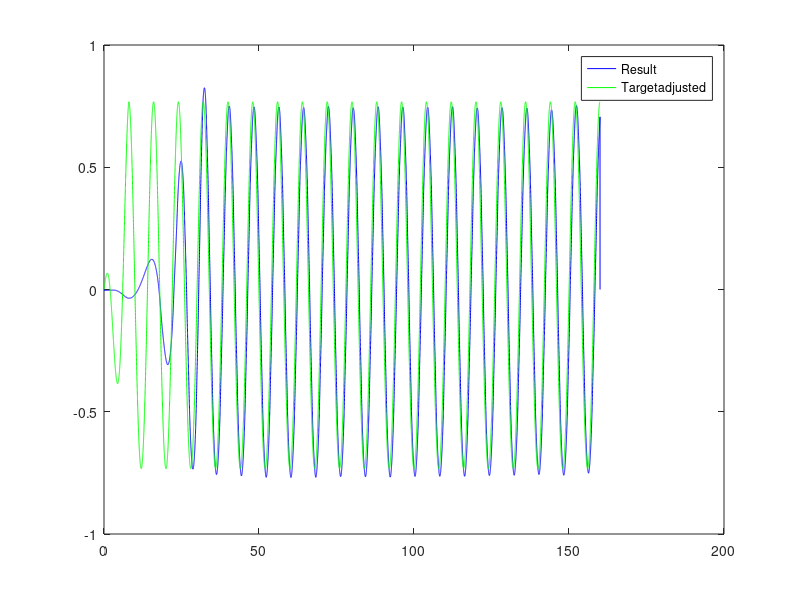
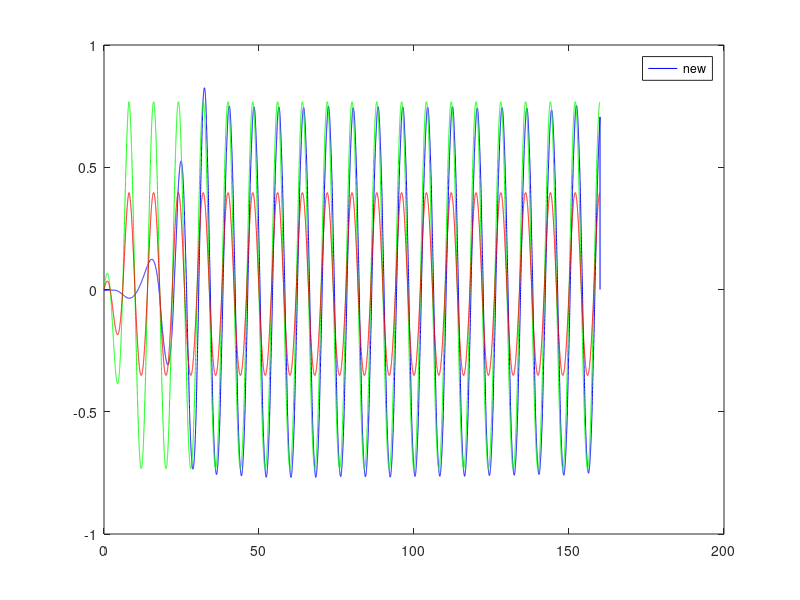
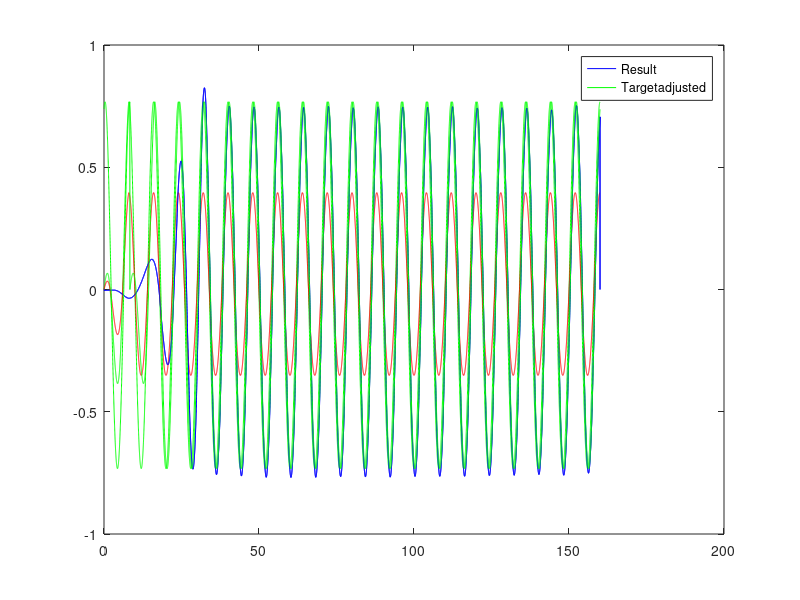
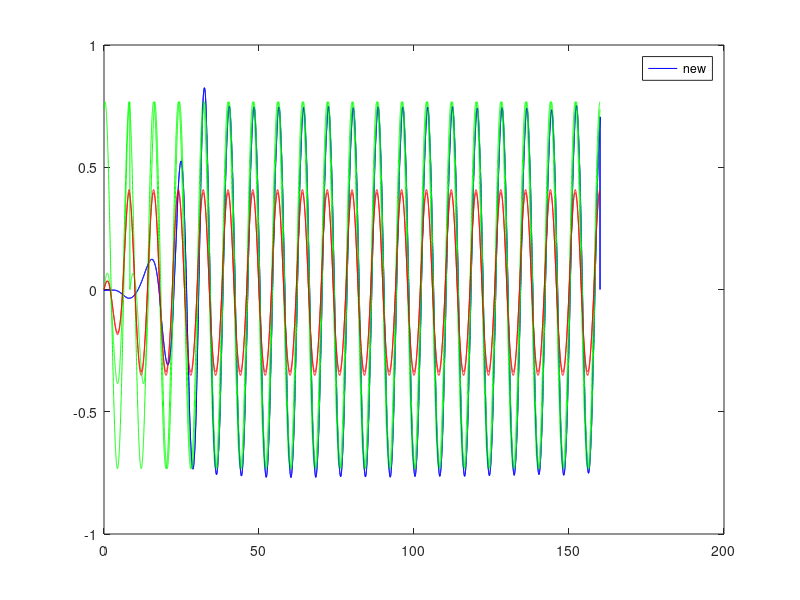

Here is the MATLAB script that generated these plots, in order:
clear all
close all

pkg load signal
timeStep=0.01;
Tol=1E-5; %RMS Error of surface elevation
startTime = 50;
endTime = 150;
Period = 8;
%Bound crazy predictions
bound=10;
probepos=7;
Nattempts=15;
%Load targetdata
%load('smalltestwave.mat')
wave=load('Targeteta.mat');
Time1=wave.Time;
Elevation1=wave.Elevation-mean(wave.Elevation);
%load('Targetdata.mat');

Timesteps=(min(Time1):timeStep:max(Time1))-min(Time1);
targetEta=(interp1(Time1-min(Time1),Elevation1,Timesteps));
%%%%%%%%%%%%%%%%%%%%%%%%%%%%%%%%%%%%%%%%%%%%%%%%%%%%%%%%%%%%%%%%%%
    upcross = find(targetEta(1:end-1) < 0 & targetEta(2:end) >= 0); % downcrossing
    j=1;
    Periods=NaN([length(upcross) length(targetEta)]);
    % Loop to go through all zero crossings
    for i=1:length(upcross)%-1
        % get indeProbeLoc of zero crossing: Start of Period
        idProbeLoc0=upcross(i);
        if Timesteps(idProbeLoc0)>=startTime && Timesteps(idProbeLoc0)<=(endTime-6.66)
            % define temporary period vector start till end of period
            %P_TMP=FSE(idProbeLoc0:idProbeLoc1);
            P_TMP=targetEta(idProbeLoc0:(idProbeLoc0+((Period*0.9)/timeStep)));
            % define vector to track number of periods after start time
            j_track(j)=j;
            % define vector to track length of temporary period vector
            l_track(j)=length(P_TMP);
            % fills pre-defined periods matriProbeLoc with values of temporary
            % period vector
            for jj=1:length(P_TMP);
                Periods(j,jj)=P_TMP(jj);
            end
           Hmax(j)=max(Periods(j,:));
           Hmin(j)=min(Periods(j,:));
           j=j+1;
        end
    end
    Hmax=mean(Hmax);
    Hmin=mean(Hmin);
%%%%%%%%%%%%%%%%%%%%%%%%%%%%%%%%%%%%%%%%%%%%%%%%%%%%%%%%%%%%%%%%%%%



%targetEta=num2cell(targetEta(floor(delay/timeStep)+1:end));%Remove zero at
%start if needed
load('Initialwavemakerinput.mat');
%Interpolate to make sure same length of timetrace
Uorig=cell2mat(U);

U=U';
eta=[];
mse=zeros(Nattempts,1);
msre=zeros(Nattempts,1);
i=1;
while ( i<Nattempts),
    %Run simulation
    %sim=system('./Runcase.sh');
    %load resulting elevation and adjust timestep
    etaResult=load('Elevation.mat','-ascii');
    Depth=70;%mean(etaResult(:,2));
    %etaResult=interp1(etaResult(:,1),etaResult(:,2),(timeStep:timeStep:timeStep*(size(U,2)-size(eta,2))));
    etaResult=interp1(etaResult(:,1),etaResult(:,5),(timeStep:timeStep:timeStep*(size(U,2))));
    %Replace NaN at start with mean
    etaResult(isnan(etaResult))=0;
    etaResult=etaResult;
    
    %Check if achieved Tol
    figure(1,"visible","off");
    plot((timeStep:timeStep:timeStep*(size(U,2))),etaResult,'b');
    hold on;
     %plot(Timesteps,targetEta,'r');
     
     [corr,lag] = xcorr(targetEta,eta);
     [value,index]=max(corr);
     shiftedEta=shift(targetEta,-lag(index));
     plot(Timesteps,shiftedEta,'g')
    legend('Result','Targetadjusted');
    filename=['ResultandTarget' num2str(i)]
    print(filename,'-dpng')
    %cleanfigure;
    %matlab2tikz([filename '.tikz']);
   close;
    if (size(etaResult)==size(targetEta))
        mse(i)=sum((shiftedEta-etaResult).^2);
        msre(i)=sum((shiftedEta-etaResult).^2/shiftedEta.^2)/length(shiftedEta);
    else
        mse(i)=inf;
        msre(i)=inf;
    end
    
    %if ((msre(i)<Tol)||i>Nattempts)
     %   close all;
     %   break;
    %end
    eta=etaResult;
    if (size(eta,2)==size(U,2))
           %%%%%%%%%%%%%%%%%%%%%%%%%%%%%%%%%%%%%%%%%%%%%%%%%%
            %Create wavemaker input by adjusting phaseangles and amplitudes
            dt=timeStep;
            depth=Depth;
            x_probe=probepos;
            Umat=cell2mat(U);
            
            
            %%%%%%%%%%%%%%%%%%%%%%%%%%%%%%%%%%%%%%%%%%%%%%%%%%%%%%%%%%%%%%%%%%
    upcross = find(eta(1:end-1) < 0 & eta(2:end) >= 0); % downcrossing
    j=1;
    Periods=NaN([length(upcross) length(eta)]);
    % Loop to go through all zero crossings
    for xx=1:length(upcross)%-1
        % get indeProbeLoc of zero crossing: Start of Period
        idProbeLoc0=upcross(xx);
        if Timesteps(idProbeLoc0)>=startTime && Timesteps(idProbeLoc0)<=(endTime-6.66)
            % define temporary period vector start till end of period
            %P_TMP=FSE(idProbeLoc0:idProbeLoc1);
            P_TMP=eta(idProbeLoc0:(idProbeLoc0+((Period*0.9)/timeStep)));
            % define vector to track number of periods after start time
            j_track(j)=j;
            % define vector to track length of temporary period vector
            l_track(j)=length(P_TMP);
            % fills pre-defined periods matriProbeLoc with values of temporary
            % period vector
            for jj=1:length(P_TMP);
                Periods(j,jj)=P_TMP(jj);
            end
           Hmax_Result(j)=max(Periods(j,:));
           Hmin_Result(j)=min(Periods(j,:));
           j=j+1;
        end
    end
    Hmax_Result=mean(Hmax_Result);
    Hmin_Result=mean(Hmin_Result);
%%%%%%%%%%%%%%%%%%%%%%%%%%%%%%%%%%%%%%%%%%%%%%%%%%%%%%%%%%%%%%%%%%%
        dHmax = Hmax/Hmax_Result;
        dHMin = Hmin/Hmin_Result;
        
        for ll=1:length(Umat)
          if Umat(ll)>=0
            Unew(ll) = Umat(ll)*dHmax;
          else
            Unew(ll) = Umat(ll)*dHMin;
          end
        end
        
                
        Unew(isnan(Unew))=0.;
            
%%%%%%%%%%%%%%%%%%%%%%%%%%%%%%%%%%%%%%%%%%%%%%%%%%%%%%
                %Ramp up over ramp
                %ramptime=2;
                %L=length(Unew);
                %t = tukeywin(L,0.9);
                %Unew=t.*Unew;

            newtime=(0:dt:dt*(length(Unew)-1));
            figure(1,"visible","off");
            plot(newtime,Unew,'r');
            %hold on
            %plot(Timesteps,Uorig,'g')
            legend('new')
            filename=['Unew' num2str(i)]
            print(filename,'-dpng')
            close;
    else
        error('size(eta,2)==size(U,2)');
    end
    
    %Bound to avoid divergence of wavemaker
    %Unew=cell2mat(Unew);
    %Unew(Unew>bound)=bound;
    %Unew(Unew<-bound)=-bound;

%Interpolate  down to maintain frequency
    Unewds=interp1(newtime,Unew,Timesteps);
    Unewds(isnan(Unewds))=0;
    
    Unewds=num2cell(Unewds);
    
    %U=[U Unew];
    U=Unewds;
    %startuptime

    %Unew=[Unew num2cell(zeros(size((Time(end)+timeStep:timeStep:Time(end)+delay))))];
    %Timestepsnew=(dt:dt:size(Unew,2)*dt);
   
    Output=[Timesteps',cell2mat(Unewds)',zeros(size(cell2mat(Unewds)))',zeros(size(cell2mat(Unewds)))'];
    %Write new Wavemakerinputfile
    fid = fopen('Wavemaker.dat', 'w');
    fprintf(fid,'%i\n', size(Unewds,2));
    fprintf(fid,'(\n');
    fprintf(fid,'(%f ( %f %f %f ))\n',Output');
    fprintf(fid,')\n');
    fclose(fid);
    close all;
    whos U eta
    filename=['Rundata' num2str(i) '.mat']
    save('-V7',filename)
    i=i+1
end

figure;
%plot(mse(2:end-1),'b');
plot(msre(2:end-1),'r');
filename=['ERROR']
print(filename,'-dpng')
%cleanfigure;
%matlab2tikz([filename '.tikz']);

save('-V7','Rundata.mat')
